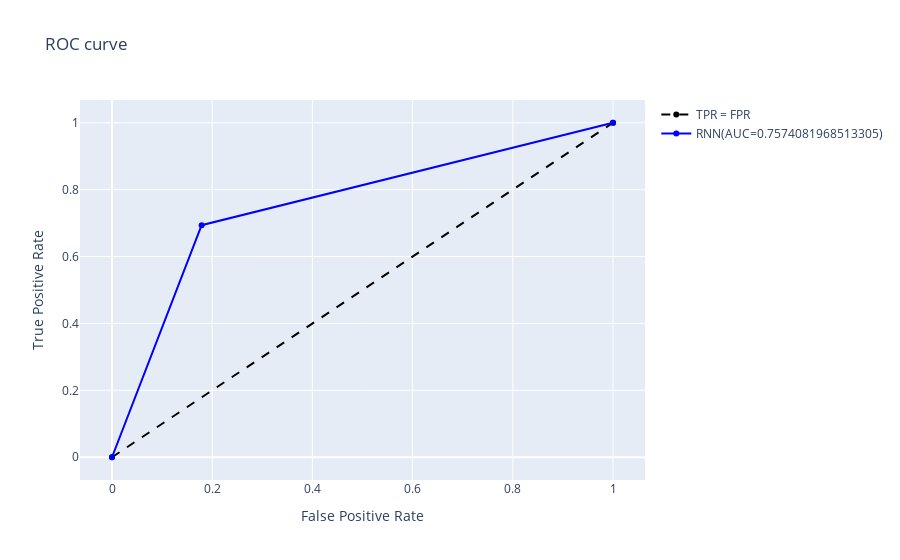

Notebook code cell kept with this figure:
### Code cell
PARAMS = {'epoch': EPOCHS,
          'lr': 0.0001,
          'batch':BATCH_SIZE,
          'stemmed':False,
          'embedding':'fasttext',
          'emb_trainable':False
          }
RNN_model,prediction = train_model(model,X_train,X_test,Y_train,Y_test,"SimpleRNN + fasttext")

### Figure 1 — Plotly figure (JSON) as saved in the notebook; plotly's stock layout.template omitted (floating-point values rounded to 4 significant figures)
{"data": [{"line": {"color": "black", "dash": "dash"}, "name": "TPR = FPR", "type": "scatter", "x": [0, 1], "y": [0, 1]}, {"marker": {"color": "blue"}, "name": "RNN(AUC=0.7574081968513305)", "type": "scatter", "x": [0, 0.1789, 1], "y": [0, 0.6937, 1]}], "layout": {"title": {"text": "ROC curve"}, "xaxis": {"title": {"text": "False Positive Rate"}}, "yaxis": {"title": {"text": "True Positive Rate"}}}}
